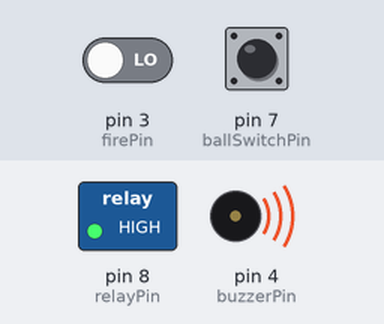
Bench run of a sketch on a simulated Arduino Uno, built with avr-gcc and run on an emulated ATmega328P. Parts: switched loads named in the sketch (green lamp = pin HIGH), buzzer (waves = sounding, pin HIGH). The test bench sets the inputs (shaded band); at power-on: pin 3 (firePin) LOW, pin 7 (ballSwitchPin) HIGH. Pins used as bus, display or sensor lines are not drawn.

Above: at 1.25 s.
1.3 s: pin 3 (firePin) driven HIGH
4.3 s: pin 7 (ballSwitchPin) pulled LOW for 1 s
At 6.3 s:
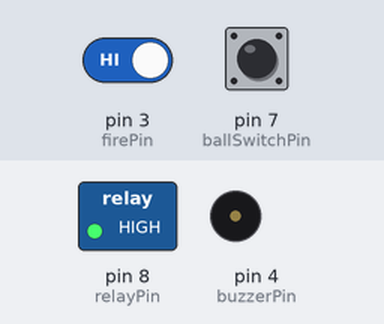
6.8 s: pin 7 (ballSwitchPin) pulled LOW for 3.2 s
At 7.5 s:
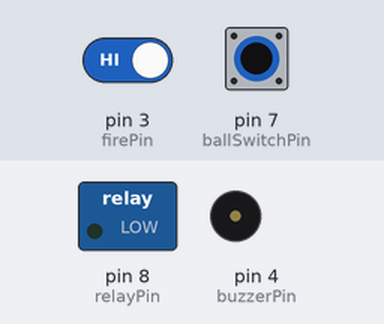
Timing chart, 0 to 11.5 s (numbered marks = the images above; inputs shaded):
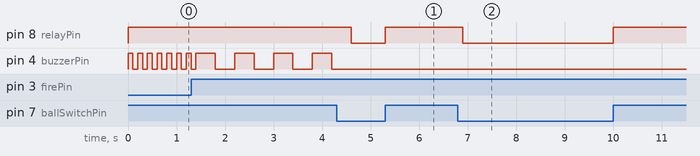

Measured:
- after the input at 4.3 s, pin 8 (relayPin): HIGH → LOW after 0.30 s, → HIGH 0.70 s later; pin 4 (buzzerPin): stops changing and stays LOW
- after the input at 6.8 s, pin 8 (relayPin): HIGH → LOW after 0.10 s, → HIGH 3.1 s later
- by itself, pin 4 (buzzerPin): repeats every 0.80 s: HIGH 0.40 s, LOW 0.40 s

The sketch:

fire_intrusion_alarm.ino
```cpp
/*
  Project 04: Fire & Intrusion Safety Alarm

  Components: Fire sensor DO (pin 3), Ball switches (pin 7, INPUT_PULLUP),
              Buzzer (pin 4), Relay IN (pin 8)
*/

const int firePin       = 3;
const int ballSwitchPin = 7;
const int buzzerPin     = 4;
const int relayPin      = 8;

void setup() {
  pinMode(firePin, INPUT);
  pinMode(ballSwitchPin, INPUT_PULLUP);
  pinMode(buzzerPin, OUTPUT);
  pinMode(relayPin, OUTPUT);
  digitalWrite(relayPin, LOW);
}

void loop() {
  bool fireDetected      = (digitalRead(firePin) == LOW);        // most modules pull LOW on detect
  bool intrusionDetected = (digitalRead(ballSwitchPin) == HIGH); // tilt / open reads HIGH

  if (fireDetected) {
    digitalWrite(relayPin, HIGH);   // exhaust fan / siren
    fastBeep();
  } else if (intrusionDetected) {
    digitalWrite(relayPin, HIGH);
    slowBeep();
  } else {
    digitalWrite(relayPin, LOW);
    noTone(buzzerPin);
  }
}

void fastBeep() {
  digitalWrite(buzzerPin, HIGH);
  delay(100);
  digitalWrite(buzzerPin, LOW);
  delay(100);
}

void slowBeep() {
  digitalWrite(buzzerPin, HIGH);
  delay(400);
  digitalWrite(buzzerPin, LOW);
  delay(400);
}
```
